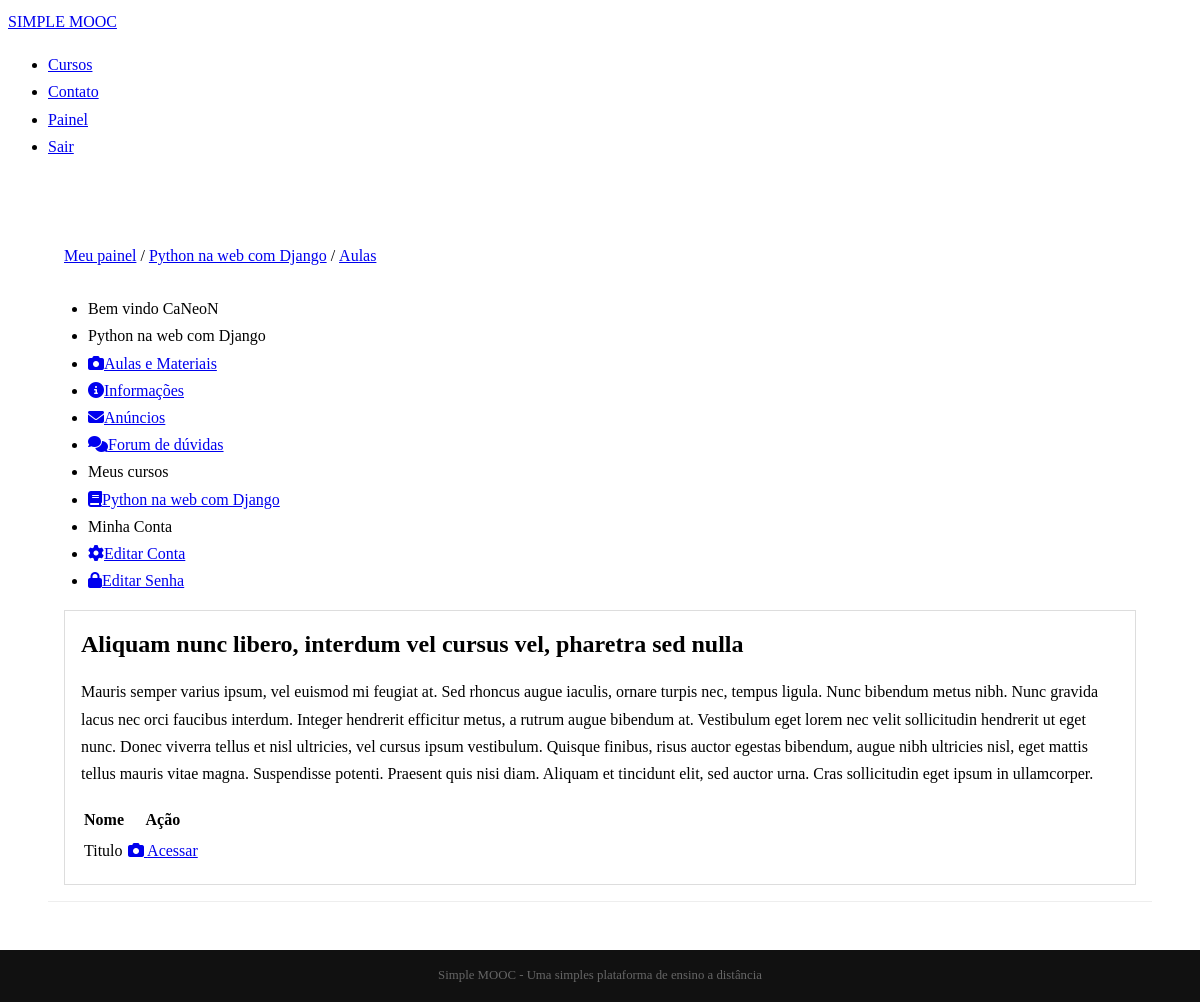
The app's page /cursos/python-na-web-com-django/aulas/1 (signed in) with its own data.
### Simplemooc/courses/models.py (models this page shows, shortened)
class Course(models.Model):
    name = models.CharField("Nome", max_length=100)
    slug = models.SlugField('Atalho')
    description = models.TextField('Descrição simples', blank=True)
    about = models.TextField('Sobre o curso', blank=True)
    start_date = models.DateField('Data de início', blank=True, null=True)
    created_at = models.DateTimeField('Criado em', auto_now_add=True)
    updated_at = models.DateField('Editado em', auto_now=True)
    image = models.ImageField(upload_to = 'courses/images', verbose_name='Imagem', blank=True, null=True)
    objects = CourseManager() #define o método de pesquisa da tabela
    def __str__(self):
        return self.name
    class Meta:
        verbose_name = 'Curso'
        verbose_name_plural = 'Cursos'
        ordering = ['name']

class Enrollments(models.Model):
    STATUS_CHOICES = (
        (0, 'Pendente'),
        (1, 'Aprovado'),
        (2, 'Cancelado'),
        (3, 'Indisponível')
    )
    user = models.ForeignKey(settings.AUTH_USER_MODEL, on_delete=models.CASCADE,
    related_name = 'enrollments_user', verbose_name='Usuário')
    course = models.ForeignKey(Course, on_delete=models.RESTRICT,
    related_name='enrollments_course', verbose_name='Curso')
    status = models.IntegerField('Situação', choices=STATUS_CHOICES, default=0, blank=True)
    created_at = models.DateTimeField('Criado em', auto_now_add=True, blank=True)
    updated_at = models.DateTimeField('Atualizado em', auto_now=True, blank=True)
    class Meta:
        verbose_name = 'Inscrição'
        verbose_name_plural = 'Inscrições'
        ordering = ['course']
        unique_together = (('user', 'course'),)

class Lesson(models.Model):
    name = models.CharField('Nome', max_length=100)
    description = models.TextField('Descrição', blank = True)
    number = models.IntegerField('Número (ordem)', blank = True, default=0)
    release_date = models.DateTimeField('Data de lançamento', blank = True, null = True)
    created_at = models.DateTimeField('Criado em', auto_now_add=True, blank=True)
    updated_at = models.DateTimeField('Atualizado em', auto_now=True, blank = True)
    course = models.ForeignKey(Course, on_delete = models.CASCADE, related_name='course_lesson')
    def __str__(self):
        return self.name
    class Meta:
        verbose_name = 'Aula'
        verbose_name_plural = 'Aulas'
        ordering = ['number']

class Material(models.Model):
    title = models.CharField('Título', max_length=100)
    embedded = models.TextField('Vídeo embedded', blank = True)
    file = models.FileField(upload_to='lessons/materials', blank = True, null=True)
    lesson = models.ForeignKey(Lesson, on_delete=models.CASCADE, related_name='lesson_material')
    def is_embedded(self):
        return(self.embedded)
    def __str__(self):
        return(self.title)
    class Meta:
        verbose_name = 'Material'
        verbose_name_plural = 'Materiais'

### Simplemooc/accounts/models.py (models this page shows, shortened)
class User(AbstractBaseUser, PermissionsMixin):
    username = models.CharField(
        'Nome de usuário', max_length=30, unique=True, #O unique = True é necessário
        validators= [RegexValidator(re.compile('^[\w.@+-]+$'), 'O nomes de usuário inserido é inválido')]
    )
    email = models.EmailField('Email', unique=True)
    name = models.CharField('Nome', max_length=100)
    is_active = models.BooleanField('Está ativo?', blank=True, default=True)
    is_staff = models.BooleanField('É da equipe?', blank=True, default=False)
    date_joined = models.DateTimeField('Data de entrada', auto_now_add=True)
    objects = UserManager()
    USERNAME_FIELD = 'username'
    REQUIRED_FIELDS = ['email'] #Lista com atributos obrigatórios
    def __str__(self): # Retorna um nome para o objeto
        return self.name or self.username
    class Meta:
        verbose_name = 'Usuário'
        verbose_name_plural = 'Usuários'

### Simplemooc/courses/decorators.py (the view, shortened to what this page needs)
    def _wrapper(request, *args, **kwargs):
        slug = kwargs['slug']
        course = get_object_or_404(Course, slug = slug)
        has_permission = request.user.is_staff
        if not has_permission:
            messages.error(request, message)
            return redirect('accounts:dashboard')
        request.course = course
        return view_func(request, *args, **kwargs)

### Simplemooc/accounts/templatetags/course_tags.py (called while the page is built)
@register.inclusion_tag('accounts/templatetags/my_course.html') # Pasta do template da tag
def my_courses(user):
    enrollments = Enrollments.objects.filter(user = user)
    context = {
        'enrollments' : enrollments
    }
    return context

### Simplemooc/courses/views.py (called while the page is built)
@login_required
@enrollment_required
def lesson(request, slug, pk):
    course = request.course
    lesson = get_object_or_404(Lesson, pk = pk, course = course)
    if not request.user.is_staff and not lesson.is_avaible():
        messages.error(request, 'Essa aula não está disponivel')
        return redirect('courses:lessons', slug=slug)
    template_name = 'courses/lesson.html'
    context = {
        'course' : course,
        'lesson' : lesson
    }
    return render(request, template_name, context)

### Simplemooc/courses/templates/courses/lesson.html (shortened to what this page needs)
{%extends 'courses/course_dashboard.html'%}
{%block breadcrumb%}
{{block.super}}
<li>/</li>
<li><a href="{% url 'courses:lessons' course.slug%}">Aulas</a></li>
{%endblock%}
{%block dashboard_content%}
<div class="well">
	<h2>{{lesson}}</h2>
	{{lesson.description|linebreaks}}
	<table class="pure-table full">
		<thead>
			<tr>
				<th>
					Nome
				</th>
				<th>
					Ação
				</th>
			</tr>
		</thead>
		<tbody>
			{% for material in lesson.lesson_material.all %}
			<tr class="{% cycle '' 'pure-table-odd'%}">
				<td>
					{{material}}
				</td>
				<td>
					{%if material.is_embedded%}
					<a href="{%url 'courses:material' course.slug material.pk%}">
						<i class="fas fa-camera"></i>
						Acessar
					</a>
					{%else%}
					<a target="_blank" href="{{material.file.url}}">
						Baixar
					</a>
					{%endif%}
				</td>
			</tr>
			{%endfor%}
		</tbody>
	</table>
</div>
{%endblock%}

### Simplemooc/courses/templates/courses/course_dashboard.html
{%extends 'accounts/dashboard.html'%}
{%block breadcrumb%}
{{block.super}}
<li>/</li>
<li><a href="{%url 'courses:announcements' course.slug%}">{{course}}</a></li>
{%endblock%}
{%block menu-options%}
<li class="pure-menu-heading">{{course}}</li>
<li>
	<a href="{%url 'courses:lessons' course.slug%}">
		<i class="fas fa-camera"></i>Aulas e Materiais
	</a>
</li>
<li>
	<a href="#">
		<i class="fas fa-info-circle"></i>Informações
	</a>
</li>
<li>
	<a href="{% url 'courses:announcements' course.slug%}">
		<i class="fas fa-envelope"></i>Anúncios
	</a>
</li>
<li>
	<a href="#">
		<i class="fas fa-comments"></i>Forum de dúvidas
	</a>
</li>
{{block.super}}
{%endblock%}

### Simplemooc/accounts/templates/accounts/dashboard.html (shortened to what this page needs)
{%extends 'base.html'%}
{%load course_tags%}
{%block content%}
<div class="pure-g-r content-ribbon">
	<div class="pure-u-1-3">
		<ul class="breadcrumb">
			{%block breadcrumb%}
			<li ><a href="{%url 'accounts:dashboard'%}">Meu painel</a></li>
			{%endblock%}
		</ul>
		<div class="pure-menu pure-menu-open">
			<ul>
				<li class="pure-menu-heading">Bem vindo {{user}}</li>
				{%block menu-options%}
				{%my_courses user%}
				<li><a class="pure-menu-heading">Minha Conta</a></li>
				<li><a href="{%url 'accounts:edit'%}"><i class="fas fa-cog"></i>Editar Conta</a></li>
				<li><a href="{%url 'accounts:edit-password'%}"><i class="fas fa-lock"></i>Editar Senha</a></li>
				{%endblock%}
			</ul>
		</div>
	</div>
	<div class="pure-u-2-3">
		<div class="inner">
			{%block dashboard_content%}{%endblock%}
		</div>
	</div>
</div>
{%endblock%}

### Simplemooc/accounts/templates/accounts/templatetags/my_course.html
<li class="pure-menu-heading">Meus cursos</li>
{%for enrollment in enrollments%}
<li><a href="{% url 'courses:announcements' enrollment.course.slug%}"><i class="fas fa-book"></i>{{enrollment.course}}</a></li>
{%empty%}
<li><a href="">Você não está inscrito em nenhum curso</a></li>
{%endfor%}

### Simplemooc/core/static/css/styles.css (style rules this page uses)
* { -webkit-box-sizing: border-box; -moz-box-sizing: border-box; box-sizing: border-box; }
body { margin: 0 auto; line-height: 1.7em; }
.content .content-ribbon { margin: 3em; border-bottom: 1px solid #eee; }
ul.breadcrumb { padding: : 10px 16px; list-style: none; }

### Simplemooc/core/templates/base.html (style rules this page uses)
ul.breadcrumb { list-style-type: none; padding : 10px 16px; }
ul.breadcrumb li { display: inline; }
.well { border: 1px solid #ddd; padding: 0em 1em 1em 1em; margin: 1em; }

### records on screen
Course: name "Python na web com Django"
User: name+username "CaNeoN"
Enrollments: course "Python na web com Django"
Lesson: name "Aliquam nunc libero, interdum vel cursus vel, pharetra sed nulla", description "Mauris semper varius ipsum, vel euismod mi feugiat at. Sed rhoncus augue iaculis, ornare turpis nec, tempus ligula. Nunc bibendum metus nibh. Nunc gravida lacus nec orci faucibus interdum. Integer hendrerit efficitur metus, a rutrum augue bibendum at. Vestibulum eget lorem nec velit sollicitudin hendrerit ut eget nunc. Donec viverra tellus et nisl ultricies, vel cursus ipsum vestibulum. Quisque finibus, risus auctor egestas bibendum, augue nibh ultricies nisl, eget mattis tellus mauris vitae magna. Suspendisse potenti. Praesent quis nisi diam. Aliquam et tincidunt elit, sed auctor urna. Cras sollicitudin eget ipsum in ullamcorper."
Material: title "Titulo", shows "Acessar"
